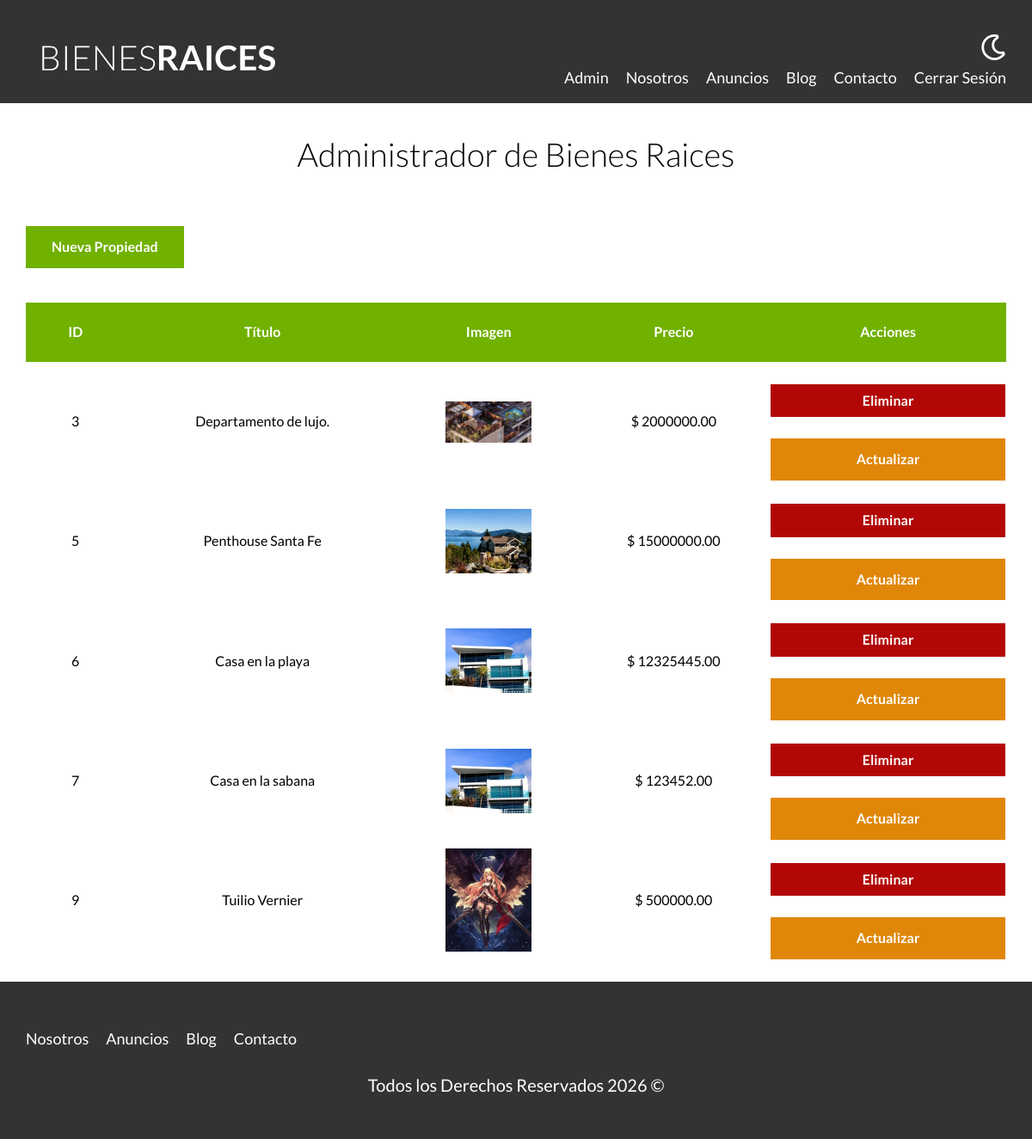
Page /admin (signed in) on the committed database.
### tables this page shows
CREATE TABLE `propiedades` (
  `id` int NOT NULL AUTO_INCREMENT,
  `titulo` varchar(45) DEFAULT NULL,
  `precio` decimal(10,2) DEFAULT NULL,
  `imagen` varchar(200) DEFAULT NULL,
  `descripcion` longtext,
  `habitaciones` int DEFAULT NULL,
  `wc` int DEFAULT NULL,
  `estacionamiento` int DEFAULT NULL,
  `creado` date DEFAULT NULL,
  `vendedores_id` int NOT NULL,
  PRIMARY KEY (`id`),
  KEY `fk_propiedades_vendedores_idx` (`vendedores_id`),
  CONSTRAINT `fk_propiedades_vendedores` FOREIGN KEY (`vendedores_id`) REFERENCES `vendedores` (`id`)
);

### admin/index.php (the view, shortened to what this page needs)
<?php
$db = conectarDB();
$consulta = "SELECT * FROM propiedades;";
$query = mysqli_query($db, $consulta);
?>
<main class="contenedor seccion">
    <h1>Administrador de Bienes Raices</h1>
    <a href="/admin/propiedades/crear.php" class="boton boton-verde">Nueva Propiedad</a>
    <table class="propiedades">
        <thead>
            <tr>
                <th>ID</th>
                <th>Título</th>
                <th>Imagen</th>
                <th>Precio</th>
                <th>Acciones</th>
            </tr>
        </thead>
        <tbody>
            <?php while ($row = mysqli_fetch_assoc($query)) { ?>
                <tr>
                    <td><?php echo $row['id']; ?></td>
                    <td><?php echo $row['titulo']; ?></td>
                    <td> <img src="/imagenesDB/<?php echo $row['imagen']; ?>" alt="" class="imagen_tabla"></td>
                    <td>$ <?php echo $row['precio']; ?></td>
                    <td>
                        <form method="POST" class="w-100">
                            <input type="submit" class="boton-rojo-block" value="Eliminar">
                        </form>
                        <a href="/admin/propiedades/actualizar.php?id=<?php echo $row['id']; ?>" class="boton-amarillo-block">Actualizar</a>
                    </td>
                </tr>
            <?php } ?>
        </tbody>
    </table>
</main>

### build/css/app.css (style rules this page uses)
html { -webkit-text-size-adjust:100%;line-height:1.15 }
body { margin:0 }
main { display:block }
h1 { font-size:2em;margin:.67em 0 }
a { background-color:transparent }
img { border-style:none }
button,input,optgroup,select,textarea { font-family:inherit;font-size:100%;line-height:1.15;margin:0 }
button,input { overflow:visible }
[type=button],[type=reset],[type=submit],button { -webkit-appearance:button }
html { box-sizing:border-box;font-size:62.5% }
*,:after,:before { box-sizing:inherit }
body { font-family:Lato,sans-serif;font-size:1.6rem;line-height:1.8 }
.contenedor { margin:0 auto;max-width:120rem;width:95% }
a { text-decoration:none }
img,picture { display:block;width:100% }
h1,h2,h3 { font-family:Lato,sans-serif;font-weight:300;margin:2.5rem 0;text-align:center }
h1 { font-size:3.8rem }
.seccion { margin-bottom:2.5rem;margin-top:2.5rem }
.w-100 { width:100% }
.boton-amarillo-block { background-color:#e08709;border:none;color:#fff;display:block;font-weight:700;margin-top:2.5rem;padding:1rem 3rem;text-align:center;text-decoration:none }
.boton-verde { background-color:#71b100;border:none;color:#fff;display:inline-block;font-weight:700;margin-top:2.5rem;padding:1rem 3rem;text-align:center;text-decoration:none }
.boton-rojo-block { background-color:#b30707;border:none;color:#fff;display:block;font-weight:700;margin-top:2.5rem;padding:1rem 3rem;text-align:center;text-decoration:none }
.boton-rojo-block { width:100% }
.propiedades { border-spacing:0;margin-top:4rem;width:100% }
.propiedades thead { background-color:#71b100 }
.propiedades thead th { color:#fff;padding:2rem }
.propiedades tbody td { text-align:center }
.propiedades tbody td img { margin:0 auto }
.propiedades .imagen_tabla { width:10rem }

### rows in the picture
propiedades: id "3", titulo "Departamento de lujo.", imagen (picture), precio "2000000.00"
propiedades: id "5", titulo "Penthouse Santa Fe", imagen (picture), precio "15000000.00"
propiedades: id "6", titulo "Casa en la playa", imagen (picture), precio "12325445.00"
propiedades: id "7", titulo "Casa en la sabana", imagen (picture), precio "123452.00"
propiedades: id "9", titulo "Tuilio Vernier", imagen (picture), precio "500000.00"
